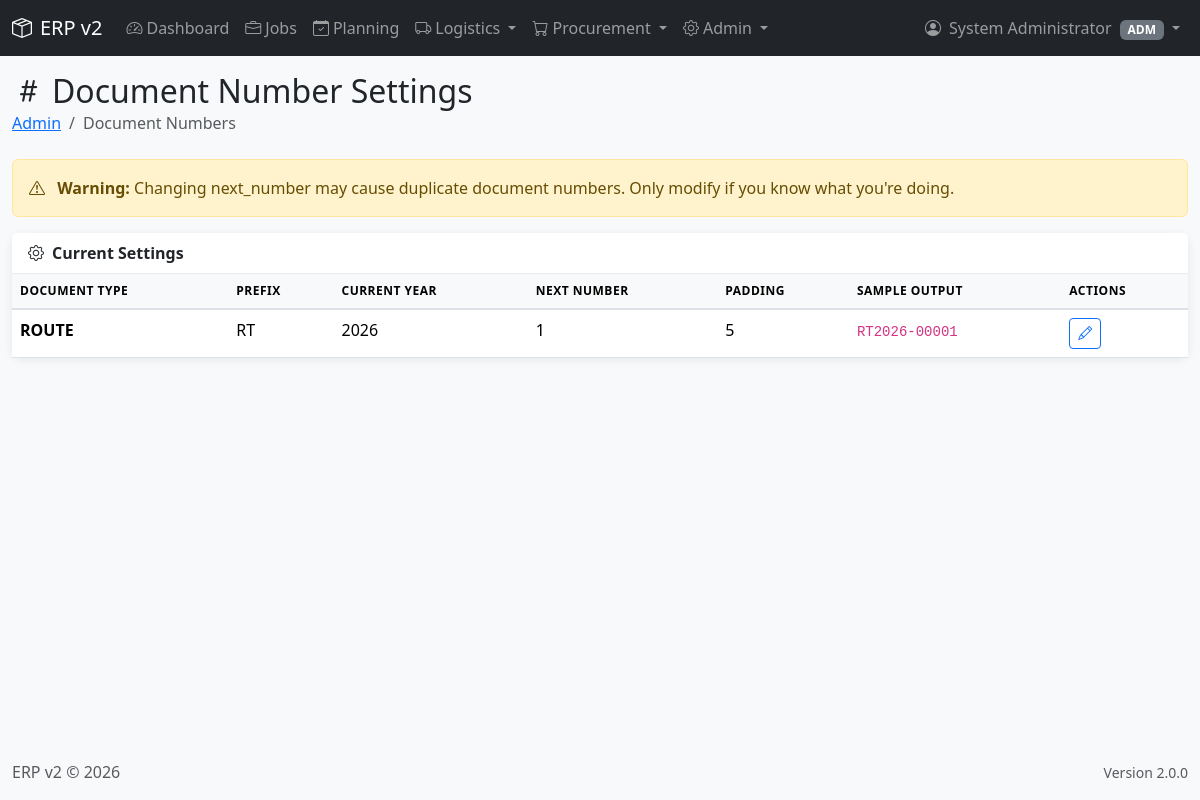
Page /modules/admin/doc_numbers.php (signed in) on the committed database.
### tables this page shows
CREATE TABLE IF NOT EXISTS `doc_number_settings` (
    `id` INT UNSIGNED NOT NULL AUTO_INCREMENT,
    `doc_type` VARCHAR(20) NOT NULL UNIQUE COMMENT 'JOB, PO, PR, GR, INV, etc.',
    `prefix` VARCHAR(10) NOT NULL,
    `current_year` YEAR NOT NULL,
    `next_number` INT UNSIGNED NOT NULL DEFAULT 1,
    `padding` TINYINT UNSIGNED DEFAULT 5 COMMENT 'Digit padding (e.g. 5 = 00001)',
    `reset_yearly` TINYINT(1) DEFAULT 1,
    `updated_by` INT UNSIGNED,
    `created_at` TIMESTAMP DEFAULT CURRENT_TIMESTAMP,
    `updated_at` TIMESTAMP DEFAULT CURRENT_TIMESTAMP ON UPDATE CURRENT_TIMESTAMP,
    PRIMARY KEY (`id`),
    CONSTRAINT `fk_dns_updated` FOREIGN KEY (`updated_by`) REFERENCES `users`(`id`) ON DELETE RESTRICT
);

### includes/functions.php (called while the page is built, shortened)
<?php
function e(string $string): string {
    return htmlspecialchars($string, ENT_QUOTES, 'UTF-8');
}

### modules/admin/doc_numbers.php (the view, shortened to what this page needs)
<?php
$db = getDB();
require_once __DIR__ . '/../../includes/header.php';
$settings = $db->query("SELECT * FROM doc_number_settings ORDER BY doc_type")->fetchAll();
?>
<div class="row mb-4">
    <div class="col-12">
        <h2 class="mb-0">
            <i class="bi bi-hash me-2"></i>Document Number Settings
        </h2>
        <nav aria-label="breadcrumb">
            <ol class="breadcrumb mb-0">
                <li class="breadcrumb-item"><a href="index.php">Admin</a></li>
                <li class="breadcrumb-item active">Document Numbers</li>
            </ol>
        </nav>
    </div>
</div>
<div class="alert alert-warning">
    <i class="bi bi-exclamation-triangle me-2"></i>
    <strong>Warning:</strong> Changing next_number may cause duplicate document numbers.
    Only modify if you know what you're doing.
</div>
<div class="card">
    <div class="card-header">
        <i class="bi bi-gear me-2"></i>Current Settings
    </div>
    <div class="card-body p-0">
        <table class="table table-hover mb-0">
            <thead>
                <tr>
                    <th>Document Type</th>
                    <th>Prefix</th>
                    <th>Current Year</th>
                    <th>Next Number</th>
                    <th>Padding</th>
                    <th>Sample Output</th>
                    <th>Actions</th>
                </tr>
            </thead>
            <tbody>
                <?php foreach ($settings as $setting): ?>
                <tr>
                    <td><strong><?= e($setting['doc_type']) ?></strong></td>
                    <td><?= e($setting['prefix']) ?></td>
                    <td><?= e($setting['current_year']) ?></td>
                    <td><?= e($setting['next_number']) ?></td>
                    <td><?= e($setting['padding']) ?></td>
                    <td>
                        <code><?= e($setting['prefix']) ?><?= $setting['current_year'] ?>-<?= str_pad($setting['next_number'], $setting['padding'], '0', STR_PAD_LEFT) ?></code>
                    </td>
                    <td>
                        <button type="button" class="btn btn-sm btn-outline-primary"
                                data-bs-toggle="modal" data-bs-target="#editModal"
                                data-doc-type="<?= e($setting['doc_type']) ?>"
                                data-prefix="<?= e($setting['prefix']) ?>"
                                data-next-number="<?= $setting['next_number'] ?>"
                                data-padding="<?= $setting['padding'] ?>">
                            <i class="bi bi-pencil"></i>
                        </button>
                    </td>
                </tr>
                <?php endforeach; ?>
            </tbody>
        </table>
    </div>
</div>
<?php require_once __DIR__ . '/../../includes/footer.php'; ?>

### assets/css/style.css (style rules this page uses)
:root { --primary-color: #0d6efd; --secondary-color: #6c757d; --success-color: #198754; --danger-color: #dc3545; --warning-color: #ffc107; --info-color: #0dcaf0; --dark-color: #212529; }
body { font-family: 'Segoe UI', Tahoma, Geneva, Verdana, sans-serif; background-color: #f8f9fa; }
.card { border: none; border-radius: 10px; box-shadow: 0 2px 10px rgba(0, 0, 0, 0.08); transition: transform 0.2s, box-shadow 0.2s; }
.card-header { background-color: #fff; border-bottom: 1px solid rgba(0, 0, 0, 0.08); font-weight: 600; }
.table { background: white; }
.table th { background-color: #f8f9fa; font-weight: 600; text-transform: uppercase; font-size: 0.75rem; letter-spacing: 0.5px; border-bottom: 2px solid #dee2e6; }

### rows in the picture
doc_number_settings: doc_type "ROUTE", prefix "RT", current_year "2026", next_number "1", padding "5", next_number+padding "00001"

### other values in the picture
$_SESSION['full_name'] "System Administrator"
implode(', ', $userRoles) "ADM"
APP_NAME "ERP v2"
APP_VERSION "2.0.0"
